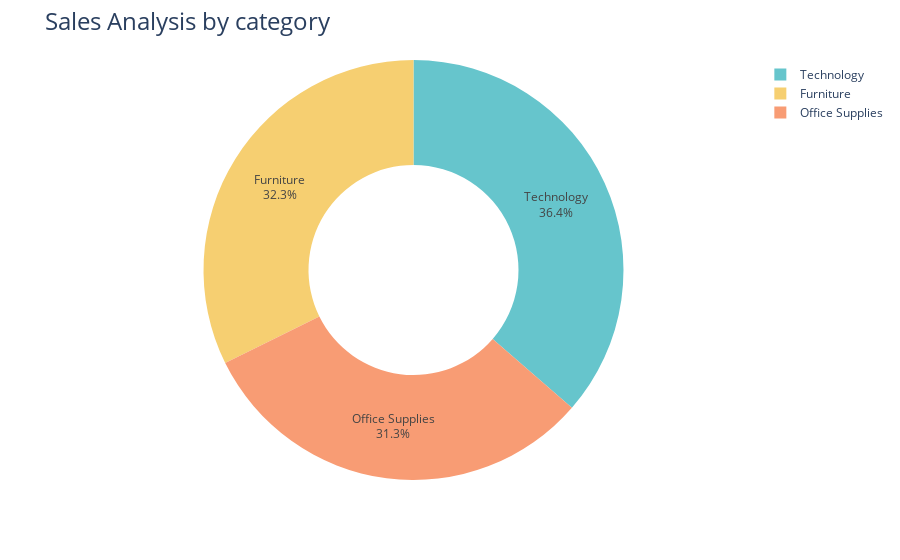

Notebook source saved alongside this figure:
### Code cell
fig=px.pie(sales_by_category,
           values='Sales',
           names='Category',
           hole=0.5,
color_discrete_sequence=px.colors.qualitative.Pastel)

fig.update_traces(textposition='inside', textinfo='percent+label')
fig.update_layout(title_text='Sales Analysis by category',title_font=dict(size=24))
fig.show()

### Figure 1 — Plotly figure (JSON) as saved in the notebook; plotly's stock layout.template omitted (floating-point values rounded to 4 significant figures)
{"data": [{"domain": {"x": [0, 1], "y": [0, 1]}, "hole": 0.5, "hovertemplate": "Category=%{label}<br>Sales=%{value}<extra></extra>", "labels": ["Furniture", "Office Supplies", "Technology"], "legendgroup": "", "name": "", "showlegend": true, "textinfo": "percent+label", "textposition": "inside", "type": "pie", "values": [742000.0, 719000.0, 836200.0]}], "layout": {"autosize": true, "legend": {"tracegroupgap": 0}, "margin": {"t": 60}, "piecolorway": ["rgb(102, 197, 204)", "rgb(246, 207, 113)", "rgb(248, 156, 116)", "rgb(220, 176, 242)", "rgb(135, 197, 95)", "rgb(158, 185, 243)", "rgb(254, 136, 177)", "rgb(201, 219, 116)", "rgb(139, 224, 164)", "rgb(180, 151, 231)", "rgb(179, 179, 179)"], "title": {"font": {"size": 24}, "text": "Sales Analysis by category"}}}
